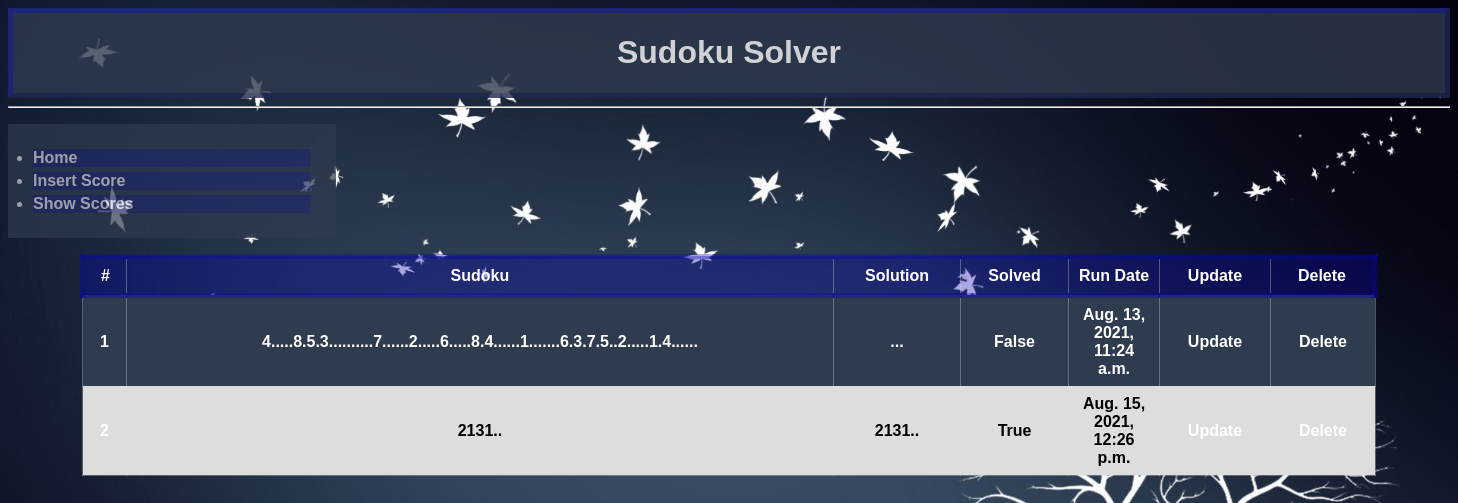
The app's page /scores/, older data.
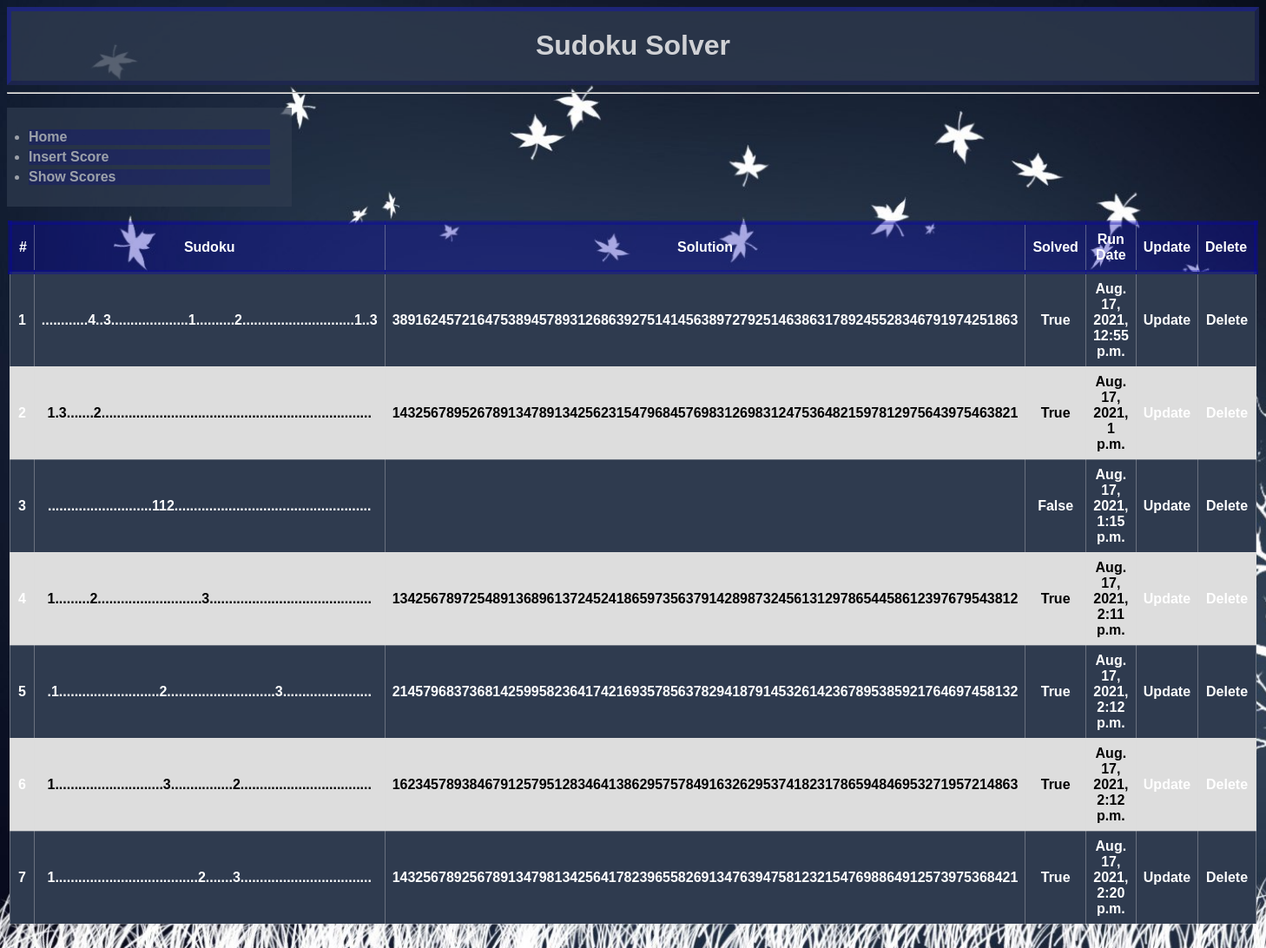
The same page, newer data.
### scores/models.py (models this page shows)
class Score(models.Model): # inherit from Django's Model class
    sudoku     = models.CharField(max_length=81) # initial sudoku as string
    solution   = models.CharField(max_length=81) # solved (or attempted) sudoku as string
    solved     = models.BooleanField(default=False,blank=True)
    run_date   = models.DateTimeField(null=True,default=datetime.datetime.now())
    def get_absolute_url(self):
        return reverse("scores:score-detail", kwargs={"i_id": self.id})
    def get_delete_url(self):
        return reverse("scores:score-delete", kwargs={"i_id": self.id})
    def get_update_url(self):
        return reverse("scores:score-update", kwargs={"i_id": self.id})

### scores/views.py (the view)
# urls.py: path('', ScoreListView.as_view(), name='scores'),
class ScoreListView(ListView):
    template_name = 'score/list.html'
    def get(self, request, *args, **kwargs):
        queryset = Score.objects.all() # list of objects
        return render(request, self.template_name, {'queryset':queryset})

### scores/templates/score/list.html (shortened to what this page needs)
{% extends 'base.html' %}
        {% block content %}
        <p>
            <table class="class-list">
                <tr style="border: 5px solid #0603b157; color: white; background-color: #0603b157; font-weight: bolder;">
                    <td>#</td>
                    <th>Sudoku</th>
                    <th>Solution</th>
                    <th>Solved</th>
                    <th>Run Date</th>
                    <th>Update</th>
                    <th>Delete</th>
                </tr>
            {% for o in queryset %}
               <tr>
                   <td><a href='{{ o.get_absolute_url }}'>{{ forloop.counter }}</a></td>
                   <td>{{ o.sudoku }}</a></td>
                   <td>{{ o.solution }}</td>
                   <td>{{ o.solved }}</td>
                   <td>{{ o.run_date }}</td>
                   <td><a href='{{ o.get_update_url }}'>Update</a></td>
                   <td><a href='{{ o.get_delete_url }}'>Delete</a></td>
               </tr>
            {% endfor %}
            </table>
            <br/>
        </p>
        {% endblock %}

### templates/base.html (shortened to what this page needs)
<!doctype html>
<html>
    <head>
                {% load static %}
    </head>
    <div class="class-title"><h1>Sudoku Solver</h1></div>
    <hr/>
    {% include 'menu.html' %}
    <body>
        {% block content %}Displaying base content{% endblock %}
    </body>
</html>

### templates/menu.html
<ul>
    <li><a href='/'>Home</a></li>
    <li><a href='/scores/create'>Insert Score</a></li>
    <li><a href='/scores'>Show Scores</a></li>
  </ul>

Row changes from the older to the newer data that the page shows:
removed Score: sudoku "4.....8.5.3..........7......2.....6.....8.4......1.......6.3.7.5..2.....1.4......", solution "...", solved "False", run_date "Aug. 13, 2021, 11:24 a.m."
removed Score: sudoku "2131..", solution "2131..", solved "True", run_date "Aug. 15, 2021, 12:26 p.m."
added Score: sudoku "............4..3....................1..........2.............................1..3", solution "389162457216475389457893126863927514145638972792514638631789245528346791974251863", solved "True", run_date "Aug. 17, 2021, 12:55 p.m."
added Score: sudoku "1.3.......2......................................................................", solution "143256789526789134789134256231547968457698312698312475364821597812975643975463821", solved "True", run_date "Aug. 17, 2021, 1 p.m."
added Score: sudoku "...........................112...................................................", solved "False", run_date "Aug. 17, 2021, 1:15 p.m."
added Score: sudoku "1.........2...........................3..........................................", solution "134256789725489136896137245241865973563791428987324561312978654458612397679543812", solved "True", run_date "Aug. 17, 2021, 2:11 p.m."
added Score: sudoku ".1..........................2............................3.......................", solution "214579683736814259958236417421693578563782941879145326142367895385921764697458132", solved "True", run_date "Aug. 17, 2021, 2:12 p.m."
added Score: sudoku "1............................3................2..................................", solution "162345789384679125795128346413862957578491632629537418231786594846953271957214863", solved "True", run_date "Aug. 17, 2021, 2:12 p.m."
added Score: sudoku "1.....................................2.......3..................................", solution "143256789256789134798134256417823965582691347639475812321547698864912573975368421", solved "True", run_date "Aug. 17, 2021, 2:20 p.m."
